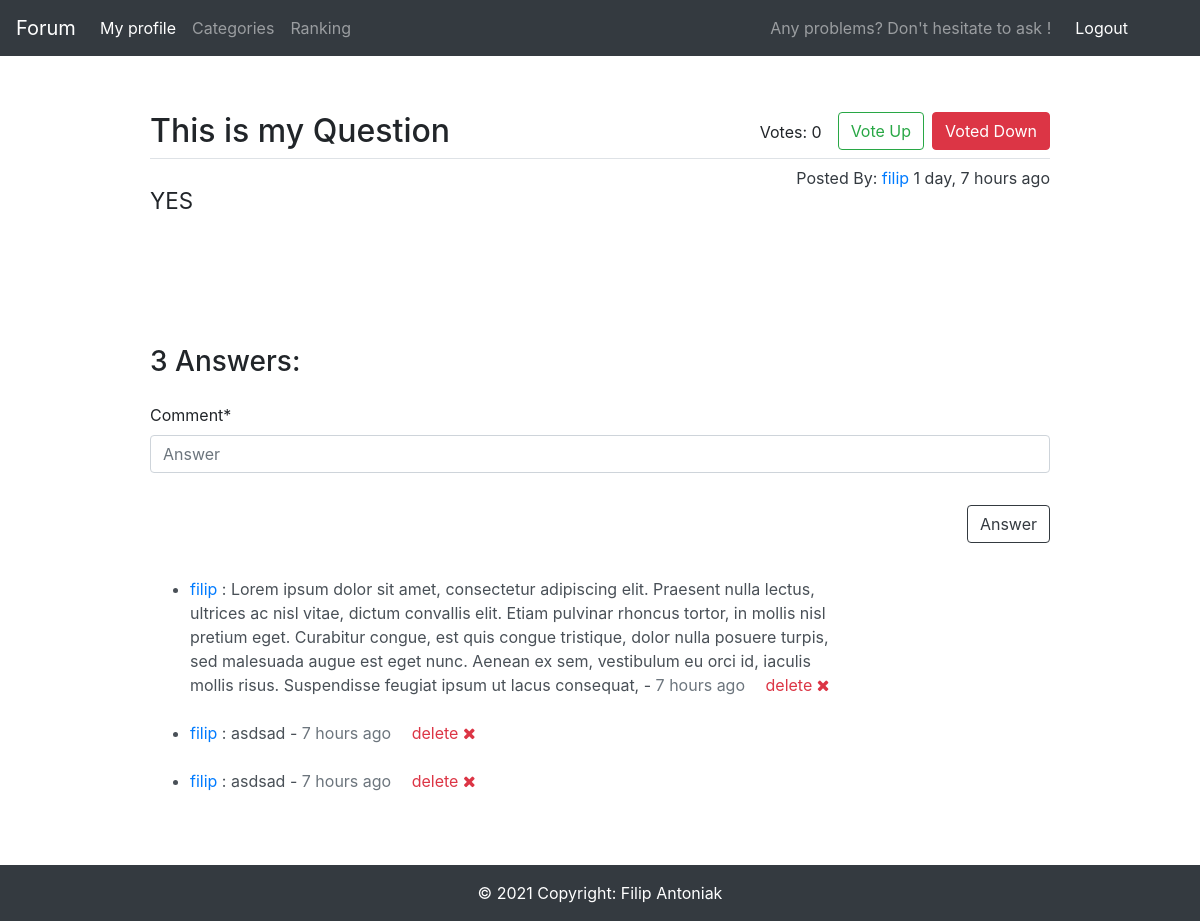
The page /58/ (signed in) on the database as committed earlier.
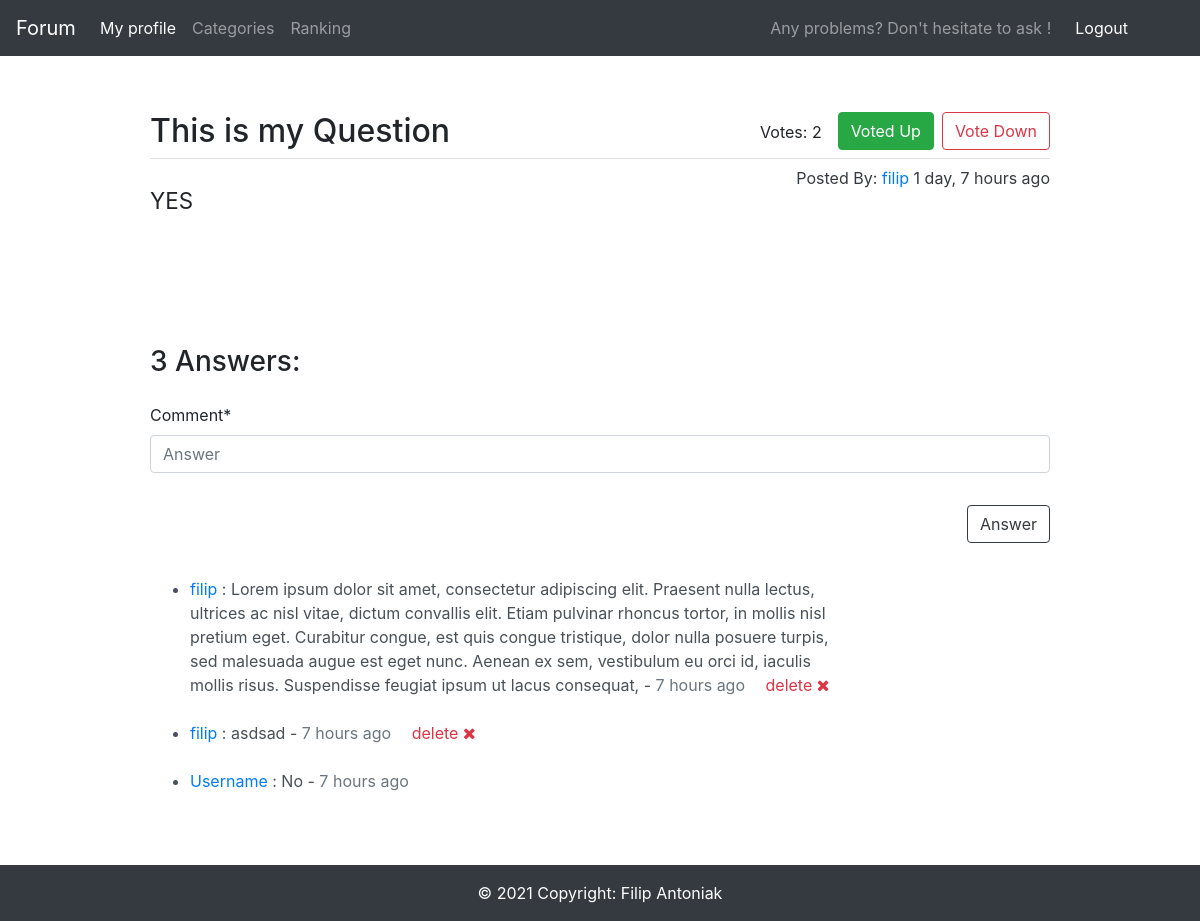
The same page on the database as committed later.
### main/models.py (models this page shows, shortened)
class Question(models.Model):
    question_text = models.CharField(max_length=100)
    question_subtext = models.TextField(max_length=500)
    pub_date = models.DateTimeField('date published')
    user = models.ForeignKey(User, on_delete=models.CASCADE, default=User.objects.get(pk=1).pk)
    votes = models.IntegerField(default=0)
    def get_date(self):
        return humanize.naturaltime(self.pub_date)

class Comment(models.Model):
    question = models.ForeignKey(Question, on_delete=models.CASCADE, default=1)
    pub_date = models.DateTimeField('date published', default=return_date_time)
    comment_text = models.CharField(max_length=400)
    user = models.ForeignKey(User, on_delete=models.CASCADE, default=User.objects.get(pk=1).pk)
    def get_date(self):
        return humanize.naturaltime(self.pub_date)

### main/views.py (the view, shortened to what this page needs)
# urls.py: path('<int:pk>/', views.DetailView.as_view(), name='detail'),
class DetailView(generic.FormView, generic.DetailView):
    form_class = CreateCommentForm
    template_name = 'main/detail.html'
    def get_queryset(self):
        try:
            messages.info(self.request, str(VoterUp.objects.filter(user=self.request.user).count()-VoterDown.objects.filter(user=self.request.user).count()))
        except:
            pass
        """
        Return the last five published questions (not including those set to be
        published in the future).
        """
        return Question.objects.filter(
            pub_date__lte=timezone.now()
        ).order_by('-pub_date')

### main/forms.py
class CreateCommentForm(forms.ModelForm):
    comment_text = forms.CharField(label='Comment',
                                   max_length=400,
                                   widget=forms.TextInput({"placeholder": "Answer"})
                                   )
    class Meta:
        model = Comment
        fields = ['comment_text']

### main/models.py (called while the page is built)
def return_date_time():
    now = timezone.now()
    return now + timezone.timedelta(days=1)

### main/templates/main/detail.html (shortened to what this page needs)
{% extends 'main/base.html' %}
{% block content %}
{% load crispy_forms_tags %}
{% for message in messages %}
    {% if message.tags == 'info' %}
        {% if message.message == '1' %}
            <form action="{% url 'main:vote_down' question.id %}" method='GET'>
                <button type="submit" class="btn btn-outline-danger float-right">Vote Down</button>
            </form>
            <form action="{% url 'main:vote_up' question.id %}" method='GET'>
                <button class="btn btn-success float-right mr-2">Voted Up</button>
            </form>
        {% elif message.message == '-1' %}
            <form action="{% url 'main:vote_down' question.id %}" method='GET'>
                <button type="submit" class="btn btn-danger float-right">Voted Down</button>
            </form>
            <form action="{% url 'main:vote_up' question.id %}" method='GET'>
                <button class="btn btn-outline-success float-right mr-2">Vote Up</button>
            </form>
        {% endif %}
    {% endif %}
{% endfor %}
<div class="float-right mr-3 mt-2">Votes: {{ question.votes }}</div>
<h2>{{ question.question_text }}</h2>
<a class="float-right" href="/profile/{{ question.user.username }}">
    <div class="text-dark mt-2">Posted By: <span class="text-primary">{{ question.user.username }}</span> {{ question.get_date }}</div>
</a>
<legend class="border-bottom"></legend>
<h3 class="w-75 mt-4 mb-5"><small>{{ question.question_subtext }}</small></h3>
<div class="mt-5 mb-5 p-3"></div>
{% if request.user.is_authenticated %}
    <h3 class="mt-5 mb-4">{{ question.comment_set.all.count }} Answers:</h3>
    <form method="POST">
        <fieldset class="form-group">
            {{ form|crispy }}
        </fieldset>
        <div class="form-group">
            <button class="btn btn-outline-dark float-right" type="submit">Answer</button>
        </div>
        <small class="p-3"></small>
    </form>
{% else %}
    <h3 class="mt-5 mb-4">{{ question.comment_set.all.count }} Answers:
        <a class="float-right" href="/login/">
            <small class="text-primary mt-2">Login To Answer</small>
        </a>
    </h3>
{% endif %}
<ul class="mt-5">
    {% for comment in question.comment_set.all %}
    <li class="mt-3 list-group-item-action flex-column align-items-start mb-4">
        <div class="w-75">
            <a href="/profile/{{ comment.user.username }}" class="text-primary">{{ comment.user }}</a>
                : {{ comment.comment_text }} - <span class="text-secondary">{{ comment.get_date }}</span>
            {% if request.user == comment.user %}
                <a class="text-danger ml-3" href="{% url 'main:delete_comment' comment.id %}"> delete <i class="fa fa-close"></i></a>
            {% endif %}
        </div>
    </li>
    {% endfor %}
</ul>
<div class="p-3"></div>
    {% block footer-class %} position-absolute w-100 {% endblock %}
{% endblock %}

Rows that differ between the two databases and show on the page:
removed Comment: user "filip", comment_text "asdsad", get_date "7 hours ago", shows "delete"
changed Question "This is my Question": votes "0" → "2"
added Comment: user "Username", comment_text "No", get_date "7 hours ago"
Other text that changed with them:
list line gone: "Voted Down Vote Up"
new list line: "Vote Down Voted Up"
